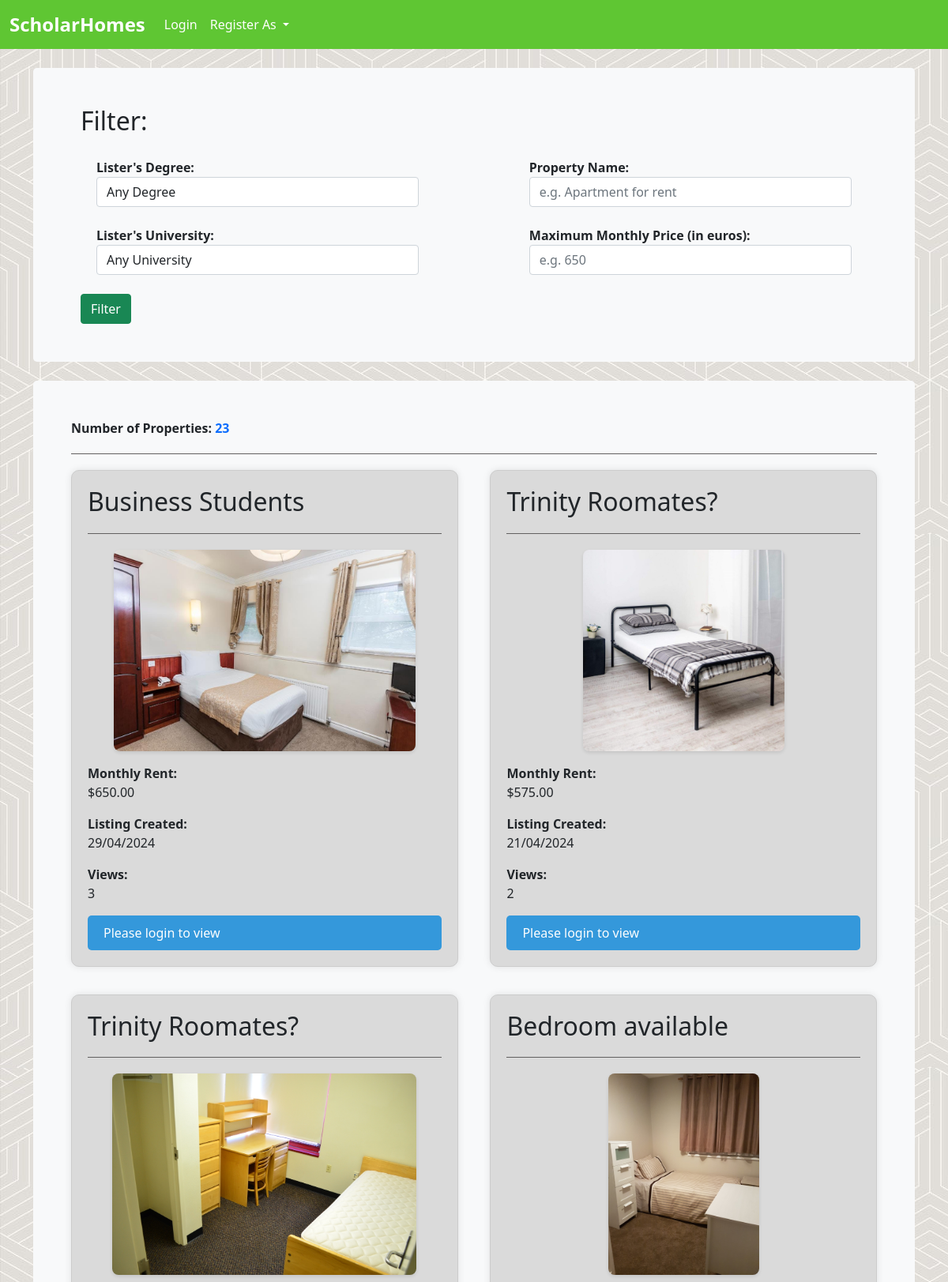
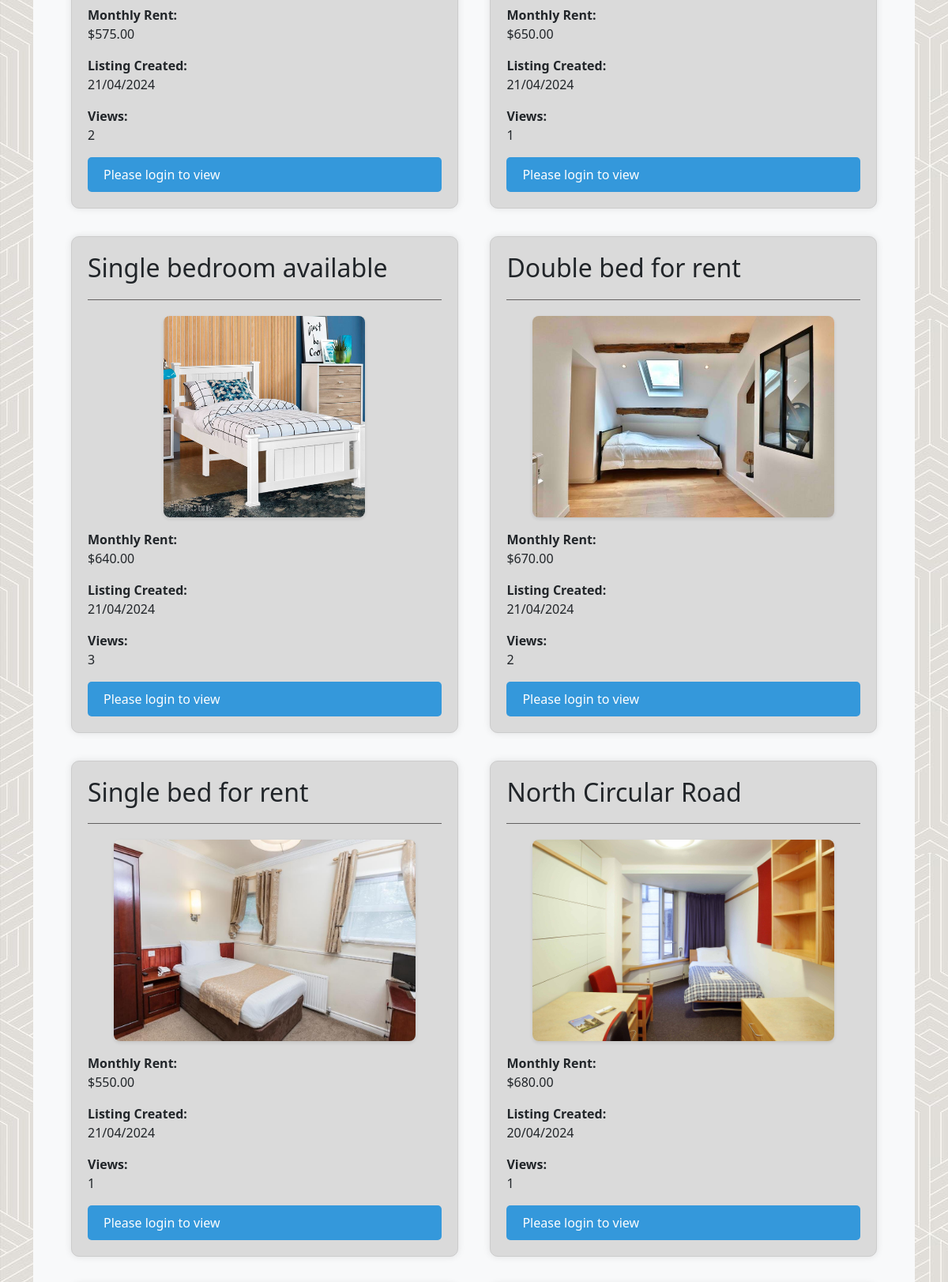
Page /properties/ (upper part) on the committed database (2 pictures, top to bottom).
### AuthExample/models.py (models this page shows, shortened)
class Property(models.Model):
    id = models.AutoField(primary_key=True)
    user = models.ForeignKey(User, on_delete=models.CASCADE)  # Link to the user listing the property
    property_name = models.CharField(max_length=25, default="")
    description = models.TextField(default="")
    image = models.ImageField(upload_to='media/', null=True, blank=True)
    price = models.DecimalField(
        default=0,
        max_digits=10,
        decimal_places=2,
        null=False,
        validators=[MinValueValidator(0, message="Price cannot be negative.")],
    )
    created_at = models.DateTimeField(auto_now_add=True)
    view_count = models.PositiveIntegerField(default=0)
    address_line_1 = models.CharField(max_length=255, default='')
    address_line_2 = models.CharField(max_length=255, default='')
    city = models.CharField(max_length=255, default='')
    post_code = models.CharField(max_length=255, default='')
    ongoing = models.CharField(null=False, default=True, max_length=5)

### AuthExample/views.py (the view)
# urls.py: path('properties/', views.property_list, name='property_list'),
def property_list(request):
    properties = Property.objects.exclude(ongoing=False).order_by('-created_at')  # Order by creation date, newest first
    property_name_query = request.GET.get('property_name')
    if property_name_query:
        properties = properties.filter(property_name__icontains=property_name_query)
    price_query = request.GET.get('price')
    if price_query:
        properties = properties.filter(price__lte=price_query)
    selected_degree = request.GET.get('degree')
    if selected_degree:
        properties = properties.filter(user__student_profile__degree__name=selected_degree)
    selected_university = request.GET.get('university')
    if selected_university:
        properties = properties.filter(user__student_profile__university__name=selected_university)
    all_degrees = Degrees.objects.all()
    all_universities = Universities.objects.all()
    context = {'properties': properties, 'all_degrees': all_degrees,
               'selected_degree': selected_degree, 'all_universities': all_universities}
    return render(request, 'property_list.html', context)

### AuthExample/models.py (called while the page is built)
    def __str__(self):
        return self.name

### AuthExample/templates/property_list.html (shortened to what this page needs)
{% extends 'base.html' %}
{% block content %}
<div class="container">
<br>
  <div class="p-5 mb-4 bg-light rounded-3">
    <div class="container">
      <h2>Filter:</h2>
      <form method="get" action="{% url 'property_list' %}">
        <div class="image-section">
          <label for="property_name" class="bold">Property Name:</label>
          <input type="text" placeholder="e.g. Apartment for rent" aria-describedby="basic-addon1" name="property_name" class="form-control" value="{{ request.GET.property_name }}">
          <br>
          <label for="price" class="bold">Maximum Monthly Price (in euros):</label>
          <input class="form-control" placeholder="e.g. 650" type="number" name="price" value="{{ request.GET.price }}">
        </div>
        <div class="text-section">
          <label for="degree" class="bold">Lister's Degree:</label>
          <select class="form-control" name="degree">
              <option value="">Any Degree</option>
          </select>
          <br>
          <label for="university" class="bold">Lister's University:</label>
          <select class="form-control" name="university">
              <option value="">Any University</option>
          </select>
        </div>
        <br><br><br><br><br><br><br><br><button class="btn btn-success" fdprocessedid="sndqmn" type="submit">Filter</button>
      </form>
    </div>
  </div>
  <div class="p-5 mb-4 bg-light rounded-3">
    <p class="bold">Number of Properties: <span class="text-primary font-italic me-1">{{ properties|length }}</span></p>
    <div class="divider"></div>
    <div class="products-container">
      {% for property in properties %}
      <div class="product">
          <h2>{{ property.property_name }}</h2>
          <div class="divider"></div>
          {% if property.image %}
            <div class="image-container"><img class="property_img" src="{{ property.image.url }}" alt="Property Image"></div>
          {% else %}
            No Image Available
          {% endif %}
          <p><div class="bold">Monthly Rent:</div> ${{ property.price }}</p>
          <p><div class="bold">Listing Created:</div> {{ property.created_at|date:"d/m/Y" }}</p>
          <p><div class="bold">Views:</div> {{ property.view_count }}</p>
          {% if request.user.is_authenticated %}
            <a class="apply-button" href="/properties/{{property.id}}">View Property</a>
          {% else %}
          <a class="apply-button" href="/login">Please login to view</a>
          {% endif %}
      </div>
      {% if forloop.counter|divisibleby:2 %}
        </div><div class="products-container">
      {% endif %}
      {% endfor %}
    </div>
  </div>
</div>
{% endblock %}

### AuthExample/templates/base.html (shortened to what this page needs)
<!DOCTYPE html>
<html lang="en">
<head>
	<link href="https://cdn.jsdelivr.net/npm/bootstrap@5.1.3/dist/css/bootstrap.min.css" rel="stylesheet">
    <nav class="navbar navbar-expand-lg bg-body-tertiary">
        <div class="container-fluid">
          <div class="navbar-brand">
            <a href="/" class="logo">ScholarHomes</a>
          </div>
          <div class="collapse navbar-collapse" id="navbarSupportedContent">
            <ul class="navbar-nav me-auto mb-2 mb-lg-0">
              <li class="nav-item">
                <a class="nav-link active" aria-current="page" href="/login/">Login</a>
              </li>
              <li class="nav-item dropdown">
                <a class="nav-link dropdown-toggle" href="#" role="button" data-bs-toggle="dropdown" aria-expanded="false">
                  Register As
                </a>
              </li>
            </ul>
          </div>
        </div>
      </nav>
</head>
<body>
<div class="content">
{% block content %}
{% endblock %}
</div>
</body>
</html>

### AuthExample/templates/base.html (style rules this page uses)
.text-section { float: left !important; width: 45% !important; padding: 20px; box-sizing: border-box; margin: auto 15px auto auto !important }
.image-section { padding: 20px; float: right !important; width: 45% !important; box-sizing: border-box; margin: auto auto auto 15px !important; }
.navbar { background-color: #5fc633; color: white; }
a { color: rgb(254, 254, 254) !important; }
.bold { font-weight: bold; }
a.logo { color: white; font-size: 24px; font-weight: bold; font-style:normal; text-decoration: none; }
body { background-image: url('../../media/site-images/background-3.jpg'); background-repeat: repeat !important; margin: 0 !important; padding: 0 !important; min-height: 100vh !important; display: flex !important; flex-direction: column !important; }
.content { flex: 1; }
.property_img { max-width: 100%; max-height: 255px; width: auto; height: auto; display: block; margin: 0 auto; border-radius: 8px; box-shadow: 0 2px 4px rgba(0, 0, 0, 0.1); transition: transform 0.3s ease-in-out; }
.products-container { display: flex; flex-wrap: wrap; justify-content: space-between; margin: auto auto 15px auto !important }
.product { width: 48%; margin-bottom: 20px; border: 1px solid #ccc; padding: 20px; background-color: #dadada; border-radius: 10px; padding: 20px; box-shadow: 0 0 10px rgba(0, 0, 0, 0.1); }
.apply-button { display: block; padding: 10px 20px; background-color: #3498db; color: white; text-decoration: none; border-radius: 5px; }
.image-container { display: flex; justify-content: center; }
.divider { width: 100%; height: 1px; background-color: #626060; margin: 20px 0; }

### rows in the picture
Property: property_name "Business Students", image (picture), price "650.00", created_at "29/04/2024", view_count "3"
Property: property_name "Trinity Roomates?", image (picture), price "575.00", created_at "21/04/2024", view_count "2"
Property: property_name "Trinity Roomates?", image (picture), price "575.00", created_at "21/04/2024", view_count "2"
Property: property_name "Bedroom available", image (picture), price "650.00", created_at "21/04/2024", view_count "1"
Property: property_name "Single bedroom available", image (picture), price "640.00", created_at "21/04/2024", view_count "3"
Property: property_name "Double bed for rent", image (picture), price "670.00", created_at "21/04/2024", view_count "2"
Property: property_name "Single bed for rent", image (picture), price "550.00", created_at "21/04/2024", view_count "1"
Property: property_name "North Circular Road", image (picture), price "680.00", created_at "20/04/2024", view_count "1"

### other values in the picture
{{ properties|length }} "23"
